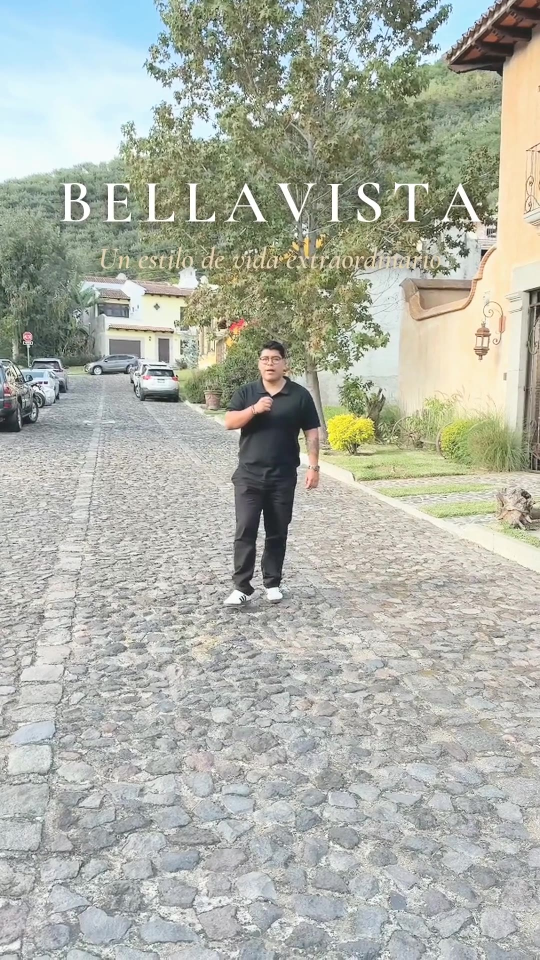
#> input picture bellavista/portada_titulo.jpg, 1080 x 1920 px, given in place of t3.png, which was not available (shown at 1/2 size); the run also reads 1 picture not shown here
$ python h10_adivina.py ../bellavista/portada_titulo.jpg
#> lines starting #> are read from the running program, lines starting #| are printed output that depends on the picture
### historias/lib.py
# Librería común para historias de 1 min (Espacio Inmobiliario).
# Video base con ffmpeg (segmentos + transiciones), capa gráfica animada con PIL/numpy,
# música original sintetizada, efectos de sonido diseñados y master a -14 LUFS.
import subprocess, os, json, wave, math
import numpy as np
from PIL import Image, ImageDraw, ImageFont, ImageFilter

HERE = os.path.dirname(os.path.abspath(__file__))
SRC = os.environ.get('SRC', '/root/.claude/uploads/3d0d90bc-b966-5be0-b31a-8b91dd6a401d/'
                     '6ca82455-2c2a92ea-abee-476f-824e-de8020fe3f65.mp4')
W, H, FPS = 1080, 1920, 30
BEIGE = (231, 211, 175); VINO = (102, 30, 26); WHITE = (255, 255, 255)
# Margen de seguridad para historias/reels: libre arriba (perfil), abajo (respuesta) y a la derecha.
SAFE_TOP, SAFE_BOT, SAFE_L, SAFE_R = 270, 1580, 80, 960
SYM = '/usr/share/fonts/truetype/dejavu/DejaVuSans.ttf'

def _f(name, size): return ImageFont.truetype(os.path.join(HERE, 'fonts', name), size)
cinzel = lambda s: _f('Cinzel-Regular.woff', s)
cinzelb = lambda s: _f('Cinzel-Bold.woff', s)
script = lambda s: _f('GreatVibes.woff', s)

def tw(t, f, tr=0):
    if not tr: return f.getlength(t)
    return sum(f.getlength(c) for c in t) + tr * (len(t) - 1)

def dtext(d, x, y, t, f, fill, tr=0, center=True):
    w = tw(t, f, tr); x = x - w / 2 if center else x
    if not tr: d.text((x, y), t, font=f, fill=fill); return w
    for c in t:
        d.text((x, y), c, font=f, fill=fill); x += f.getlength(c) + tr
    return w

def canvas(): return Image.new('RGBA', (W, H))

def shadowed(L, radius=8, alpha=170, dy=3):
    a = L.split()[3].point(lambda v: v * alpha // 255).filter(ImageFilter.GaussianBlur(radius))
    sh = Image.new('RGBA', L.size, (20, 8, 6, 255)); sh.putalpha(a)
    out = Image.new('RGBA', L.size); out.alpha_composite(sh, (0, dy)); out.alpha_composite(L)
    return out

def ease_out(x): x = min(1, max(0, x)); return 1 - (1 - x) ** 3
def ease_io(x): x = min(1, max(0, x)); return x * x * (3 - 2 * x)
def back_out(x):
    x = min(1, max(0, x)); c = 1.70158; return 1 + (c + 1) * (x - 1) ** 3 + c * (x - 1) ** 2

# ------------------------------------------------------------------ capas
class Layer:
    """Imagen RGBA estática animada en el tiempo: fundido, subida, desplazamiento, escala, barrido y máscara."""
    def __init__(self, img, t0, t1, fin=0.45, fout=0.35, rise=18, dx=0, scale0=1.0, sdur=None,
                 wipe=None, mask=None, ease=ease_out, pivot=None):
        bb = img.getbbox() or (0, 0, 1, 1); p = 2
        bb = (max(0, bb[0] - p), max(0, bb[1] - p), min(img.width, bb[2] + p), min(img.height, bb[3] + p))
        self.x, self.y = bb[0], bb[1]
        self.img = img.crop(bb)
        a = np.asarray(self.img).astype(np.float32) / 255.0
        self.rgb = a[..., :3]; self.a = a[..., 3:4]
        self.t0, self.t1, self.fin, self.fout = t0, t1, fin, fout
        self.rise, self.dx, self.scale0, self.ease = rise, dx, scale0, ease
        self.sdur = sdur if sdur is not None else max(fin * 1.4, 0.3)
        self.wipe = wipe          # (dur) barrido de izquierda a derecha
        self.mask = mask          # función(t, h, w) -> máscara 2D 0..1
        self.pivot = pivot

    # [35 lines left out: functions state, draw, not called in this run]

class FrameLayer:
    """Capa dinámica: función(t) -> (Image RGBA de W×H) o None. Para elementos que cambian cada cuadro."""
    def __init__(self, fn, t0, t1): self.fn, self.t0, self.t1 = fn, t0, t1
    # [23 lines left out: functions draw, blend, render_frame, not called in this run]

# ------------------------------------------------------------------ textos
def typewriter(lines, t0, t1, cps=22, shadow=(6, 200, 2), fout=0.4, rise=8):
    """Letras que aparecen una a una. lines = [(texto, fuente, color, y, tracking)]."""
    out = []; t = t0
    for txt, f, col, y, tr in lines:
        x = W / 2 - tw(txt, f, tr) / 2
        for c in txt:
            if c != ' ':
                L = canvas(); ImageDraw.Draw(L).text((x, y), c, font=f, fill=col)
                out.append(Layer(shadowed(L, *shadow), t, t1, fin=0.12, fout=fout, rise=rise, sdur=0.25))
            x += f.getlength(c) + tr; t += 1 / cps
        t += 0.12
    return out, t

def block(fn, shadow=(9, 190, 3)):
    L = canvas(); d = ImageDraw.Draw(L); fn(d); return shadowed(L, *shadow)

def pill_label(d, cx, y, text, f, fill, color, padx=34, h=64, tr=6):
    w = tw(text, f, tr) + 2 * padx; x0 = cx - w / 2
    d.rounded_rectangle((x0, y, x0 + w, y + h), radius=h / 2, fill=fill)
    bb = f.getbbox(text)
    dtext(d, cx, y + (h - (bb[3] + bb[1])) / 2, text, f, color, tr=tr)
    return w

# [17 lines left out: functions wrap, arrow_down, pin_icon, not called in this run]

# ------------------------------------------------------------------ tarjeta final
LOGO = Image.open(os.path.join(HERE, 'logo', 't3.png')).convert('RGBA').crop((51, 48, 450, 418))
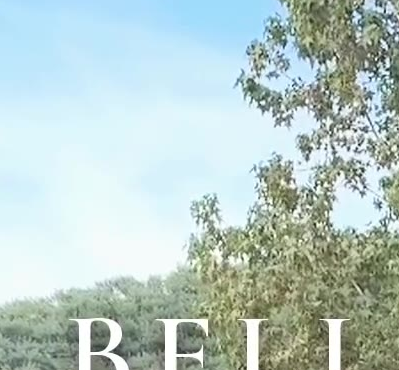
#> LOGO: PIL image 399x370 RGBA; mean R, G, B, A 182.1, 201.3, 197.5, 255
LOGO_W = 420

# [91 lines left out: functions endcard, wa_icon, tiktok, not called in this run]

# ------------------------------------------------------------------ video base
GRADE = 'eq=contrast=1.07:saturation=1.15:gamma=1.03,unsharp=5:5:0.55:5:5:0.0'

def seg(a, b, speed=1.0, **kw):
    d = dict(src=(a, b), speed=speed, dur=round((b - a) / speed * FPS) / FPS); d.update(kw); return d

def freeze(t, dur, **kw):
    d = dict(freeze=t, dur=dur); d.update(kw); return d

# [23 lines left out: function render_segments, not called in this run]

def timeline(segs):
    starts = []; cur = 0.0
    for k, s in enumerate(segs):
        xf = s.get('xf', (None, 0))[1] if k else 0
        st = cur - xf; starts.append(st); cur = st + s['dur']
    return starts, cur

# [30 lines left out: function assemble, not called in this run]

def still(t_src, path, blur=False):
    extra = ',gblur=sigma=26' if blur else ''
    subprocess.run(['ffmpeg', '-v', 'error', '-y', '-ss', f'{t_src:.3f}', '-i', SRC, '-frames:v', '1',
                    '-vf', f'scale={W}:{H}:flags=lanczos,{GRADE}{extra}', path], check=True)
    return Image.open(path).convert('RGBA')

def photo_card(img, w, radius=46, border=10):
    """Tarjeta de foto redondeada con borde blanco."""
    h = round(img.height * w / img.width)
    im = img.resize((w, h), Image.LANCZOS)
    m = Image.new('L', (w, h)); ImageDraw.Draw(m).rounded_rectangle((0, 0, w - 1, h - 1), radius=radius, fill=255)
    card = Image.new('RGBA', (w + 2 * border, h + 2 * border))
    ImageDraw.Draw(card).rounded_rectangle((0, 0, w + 2 * border - 1, h + 2 * border - 1), radius=radius + border, fill=WHITE)
    im.putalpha(m); card.alpha_composite(im, (border, border))
    return card

# ------------------------------------------------------------------ audio
SR = 48000
_rng = np.random.default_rng(5)

def mtof(m): return 440.0 * 2 ** ((m - 69) / 12)

def lp_fast(x, fc):
    X = np.fft.rfft(x); fr = np.fft.rfftfreq(len(x), 1 / SR); X *= 1 / (1 + (fr / fc) ** 4)
    return np.fft.irfft(X, len(x))

def hp_fast(x, fc):
    X = np.fft.rfft(x); fr = np.fft.rfftfreq(len(x), 1 / SR); X *= 1 / (1 + (fc / np.maximum(fr, 1)) ** 4)
    return np.fft.irfft(X, len(x))

# [26 lines left out: functions piano, pad, reverb, not called in this run]

class Mix:
    def __init__(self, total):
        self.N = int(total * SR) + SR; self.total = total
        self.mus = np.zeros((2, self.N)); self.fx = np.zeros((2, self.N))
    # [27 lines left out: functions put, follow_music, music_file, not called in this run]

CALM = [(38, [62, 66, 69, 74]), (33, [61, 64, 69, 73]), (35, [59, 62, 66, 71]), (31, [59, 62, 67, 71])]  # D A Bm G

# [17 lines left out: function music_calm, not called in this run]

POP = [(33, [57, 61, 64, 69]), (40, [56, 59, 64, 68]), (42, [57, 61, 66, 69]), (38, [57, 62, 66, 69])]  # A E F#m D

# [4 lines left out: function kick, not called in this run]

def hat(open_=False):
    n = int((0.25 if open_ else 0.06) * SR); t = np.arange(n) / SR
    return hp_fast(_rng.normal(0, 1, n), 7000) * np.exp(-t * (14 if open_ else 70)) * 0.25

# [57 lines left out: functions clap, pluck, music_pop, sfx_whoosh, sfx_pop, sfx_hit, not called in this run]

def sfx_ding(gain=0.22, m=88):
    return sum(np.sin(2 * np.pi * mtof(m) * r * np.arange(int(1.5 * SR)) / SR) * a * np.exp(-np.arange(int(1.5 * SR)) / SR * d)
               for r, a, d in ((1, 1, 3), (2.76, 0.4, 6), (5.4, 0.2, 9))) * gain

# [4 lines left out: function sfx_scribble, not called in this run]

def sfx_tick(gain=0.25):
    n = int(0.05 * SR); t = np.arange(n) / SR
    return (np.sin(2 * np.pi * 2400 * t) * 0.6 + hp_fast(_rng.normal(0, 1, n), 3000) * 0.4) * np.exp(-t * 120) * gain

# [10 lines left out: functions sfx_shutter, sfx_riser, not called in this run]

FX = {'whoosh': lambda: sfx_whoosh(), 'pop': lambda: sfx_pop(), 'logo': lambda: sfx_hit(0.3), 'hit': lambda: sfx_hit(),
      'ding': lambda: sfx_ding(), 'scribble': lambda: sfx_scribble(), 'tick': lambda: sfx_tick(),
      'shutter': lambda: sfx_shutter(), 'draw': lambda: sfx_whoosh(1.5, 250, 2500, 0.15), 'riser': lambda: sfx_riser()}
LEAD = {'whoosh': 0.49, 'draw': 0.2, 'riser': 1.5}

# [22 lines left out: functions save, master, not called in this run]

### historias/h10_adivina.py
# Historia 10 — "Adivina la calle" (interactiva: la imagen se congela y el público adivina).
import sys
from lib import *

FRZ = [79.5, 93.0, 111.5]
SEGS = [
    seg(0.0, 7.0, 1.0),
    seg(37.0, 45.0, 1.0, xf=('hblur', 0.4)),
    seg(72.0, FRZ[0], 1.3, xf=('zoomin', 0.4)),
    freeze(FRZ[0], 7.0, blur=True, xf=('fadewhite', 0.3)),
    seg(86.0, FRZ[1], 1.3, xf=('hblur', 0.4)),
    freeze(FRZ[1], 7.0, blur=True, xf=('fadewhite', 0.3)),
    seg(104.0, FRZ[2], 1.2, xf=('hblur', 0.4)),
    freeze(FRZ[2], 7.0, blur=True, xf=('fadewhite', 0.3)),
    seg(110.6, 114.9, 0.45, blur=True, xf=('fade', 0.8)),
]
ST, TOTAL = timeline(SEGS)
L = []; EV = []
for k in (1, 2, 4, 6, 8): EV.append(('whoosh', ST[k] + 0.2))

# ---- gancho
L.append(Layer(block(lambda d: dtext(d, W / 2, 700, '¿Qué tan bien', cinzel(72), WHITE, tr=3)), 0.3, ST[1] + 0.3, fin=0.4, rise=22))
#> in block, `L = canvas()`: L: PIL image 1080x1920 RGBA; every value is 0
#> in __init__, `bb = img.getbbox() or (0, 0, 1, 1)`: bb = (253, 692, 826, 806)
#> in __init__, `bb = (max(0, bb[0] - p), max(0, bb[1] - p), min(img.width, bb[2] + p),..`: bb = (251, 690, 828, 808)
#> in __init__, `self.x, self.y = bb[0], bb[1]`: self.x = 251; self.y = 690
EV.append(('pop', 0.3))
L.append(Layer(block(lambda d: dtext(d, W / 2, 790, 'conoces', script(130), BEIGE), (8, 210, 3)), 0.9, ST[1] + 0.3, wipe=0.7, fin=0.2, rise=0))
EV.append(('whoosh', 0.9))
L.append(Layer(block(lambda d: dtext(d, W / 2, 990, 'ANTIGUA?', cinzelb(150), WHITE, tr=6), (14, 210, 4)), 1.7, ST[1] + 0.3,
               fin=0.25, rise=0, scale0=1.5, sdur=0.45)); EV.append(('hit', 1.7))

# ---- reglas del juego
t = ST[1] + 0.4
L.append(Layer(block(lambda d: pill_label(d, W / 2, 640, 'JUEGO', cinzelb(40), VINO + (250,), WHITE, h=70, tr=10)), t, ST[2] + 0.2,
               fin=0.25, rise=0, scale0=0.4, sdur=0.4, ease=back_out)); EV.append(('pop', t))
#> call 4 of shadowed, with radius = 9, alpha = 190, dy = 3
#> in shadowed (call 4), `sh.putalpha(a)`:
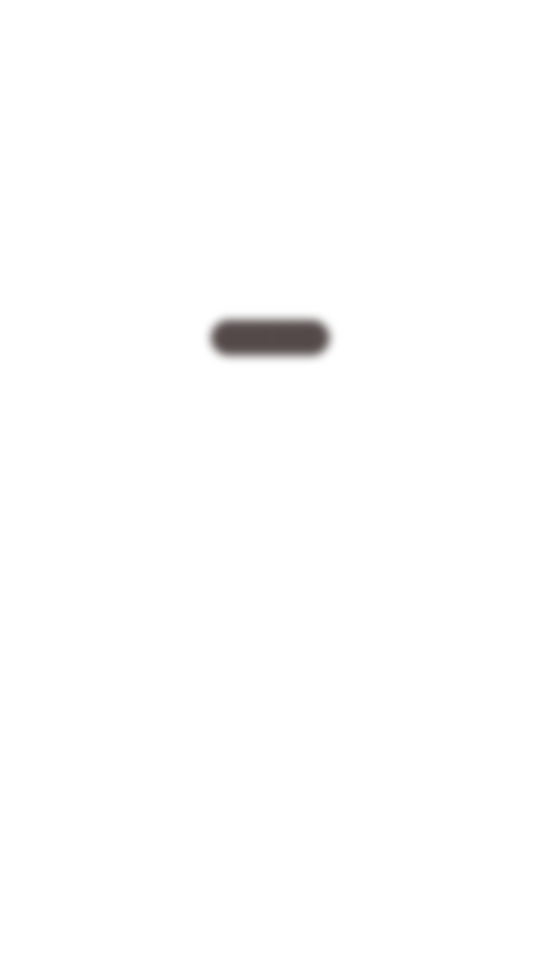
#> sh: PIL image 1080x1920 RGBA (shown at 1/2 size); mean R, G, B, A 20, 8, 6, 1.4; transparent parts drawn white
#> call 4 of __init__, with t0 = 7, t1 = 14.4, fin = 0.25, fout = 0.35, rise = 0, dx = 0, scale0 = 0.4, sdur = 0.4
#> in __init__ (call 4), `bb = img.getbbox() or (0, 0, 1, 1)`: bb = (399, 620, 682, 737)
#> in __init__ (call 4), `bb = (max(0, bb[0] - p), max(0, bb[1] - p), min(img.width, bb[2] + p),..`: bb = (397, 618, 684, 739)
#> in __init__ (call 4), `self.x, self.y = bb[0], bb[1]`: self.x = 397; self.y = 618
#> in __init__ (call 4), `self.a = a[..., 3:4]`:
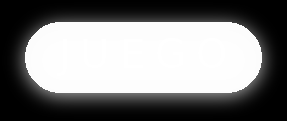
#> self.a: shape (121, 287, 1) float32; min 0, max 1, mean 0.494
L.append(Layer(block(lambda d: dtext(d, W / 2, 740, 'Adivina la calle', script(140), BEIGE), (8, 210, 3)), t + 0.5, ST[2] + 0.2, wipe=0.9, fin=0.2, rise=0))
#> in shadowed (call 5), `a = L.split()[3].point(lambda v: v * alpha // 255).filter(ImageFilter...`:
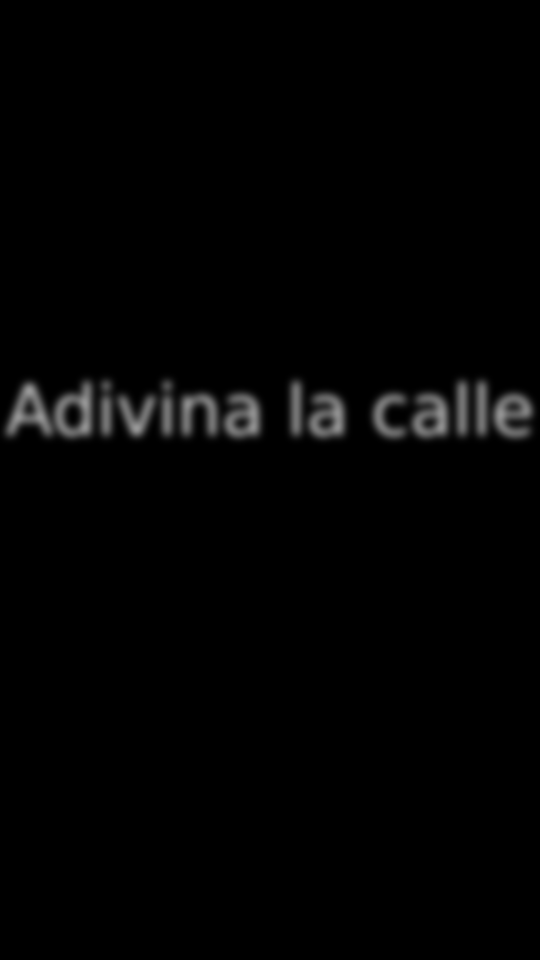
#> a: PIL image 1080x1920 L (shown at 1/2 size); min 0, max 153, mean 3
#> in shadowed (call 5), `out.alpha_composite(L)`:
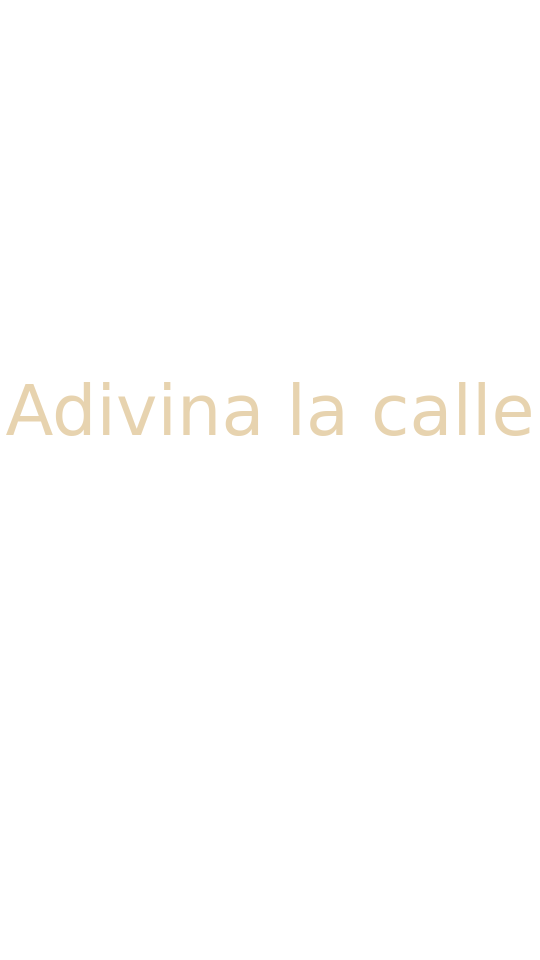
#> L: PIL image 1080x1920 RGBA (shown at 1/2 size); mean R, G, B, A 3.5, 3.2, 2.7, 3.6; transparent parts drawn white
#> in __init__ (call 5), `bb = img.getbbox() or (0, 0, 1, 1)`: bb = (0, 748, 1080, 895)
#> in __init__ (call 5), `bb = (max(0, bb[0] - p), max(0, bb[1] - p), min(img.width, bb[2] + p),..`: bb = (0, 746, 1080, 897)
#> in __init__ (call 5), `self.x, self.y = bb[0], bb[1]`: self.x = 0; self.y = 746
#> in __init__ (call 5), `self.img = img.crop(bb)`:
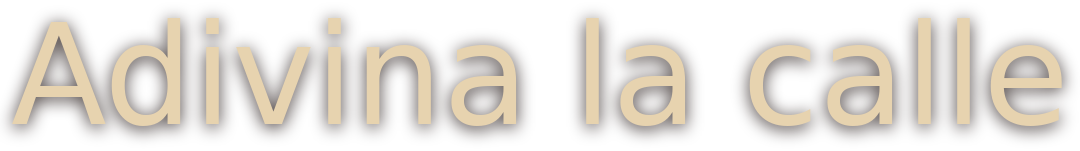
#> self.img: PIL image 1080x151 RGBA; mean R, G, B, A 53.8, 43.5, 35.7, 65.3; transparent parts drawn white
#> in __init__ (call 5), `self.rgb = a[..., :3]`:
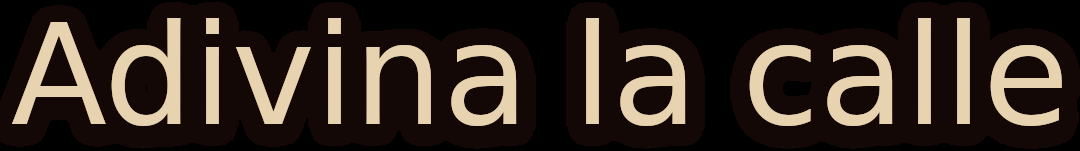
#> self.rgb: shape (151, 1080, 3) float32; mean R, G, B 0.211, 0.171, 0.14
EV.append(('whoosh', t + 0.5))
ls, te = typewriter([('Congelo la imagen…', cinzel(56), WHITE, 940, 2), ('y tú me dices dónde es.', cinzel(56), WHITE, 1020, 2)],
                    t + 1.8, ST[2] + 0.2, cps=24); L += ls
#> the loop in typewriter, `for txt, f, col, y, tr in lines:` made 2 passes
L.append(Layer(block(lambda d: dtext(d, W / 2, 1130, '¡RESPÓNDEME POR MENSAJE!', cinzelb(40), BEIGE, tr=4)), te + 0.3, ST[2] + 0.2, fin=0.3, rise=14))
EV.append(('pop', te + 0.3))

# ---- rondas
CARD_W = 740
def ronda(n, k, src):
    t0, t1 = ST[k], ST[k + 1] + 0.3
    im = still(src, f'work/h10_still{n}.png').crop((0, 110, W, 1060))
    card = photo_card(im, CARD_W, radius=44, border=10)
    cy0 = 390; cx0 = (W - card.width) // 2
    C = canvas(); C.alpha_composite(card, (cx0, cy0))
    L.append(Layer(shadowed(C, 24, 160, 10), t0 + 0.1, t1, fin=0.25, fout=0.3, rise=0, scale0=1.25, sdur=0.6))
    EV.append(('shutter', t0 + 0.05))
    L.append(Layer(block(lambda d: pill_label(d, W / 2, 300, f'CALLE #{n}', cinzelb(40), VINO + (250,), WHITE, h=70, tr=10)),
                   t0 + 0.6, t1, fin=0.25, fout=0.3, rise=0, scale0=0.4, sdur=0.4, ease=back_out)); EV.append(('pop', t0 + 0.6))
    ybot = cy0 + card.height
    L.append(Layer(block(lambda d: dtext(d, W / 2, ybot + 80, '¿SABES DÓNDE ES?', cinzelb(58), WHITE, tr=4)),
                   t0 + 1.0, t1, fin=0.3, fout=0.3, rise=18)); EV.append(('whoosh', t0 + 1.0))
    # cuenta regresiva 5..1 con anillo
    tc = t0 + 1.4; R = 52; cy = ybot - 4
    def cd(t, tc=tc, cy=cy):
        p = t - tc
        if p < 0 or p >= 5.4: return None
        k = min(1, p / 0.25) * (1 - max(0, (p - 5.1) / 0.3))
        L_ = canvas(); d = ImageDraw.Draw(L_)
        d.ellipse((W / 2 - R, cy - R, W / 2 + R, cy + R), fill=VINO + (int(245 * k),))
        frac = min(1, p / 5)
        d.arc((W / 2 - R + 6, cy - R + 6, W / 2 + R - 6, cy + R - 6), -90, -90 + 360 * (1 - frac), fill=BEIGE + (int(255 * k),), width=7)
        num = str(max(1, 5 - int(p))); f = cinzelb(56)
        bb = f.getbbox(num)
        pop = 1 + 0.25 * max(0, 1 - (p % 1) / 0.2)
        if pop > 1.01:
            f = cinzelb(int(56 * pop)); bb = f.getbbox(num)
        d.text((W / 2 - (bb[0] + bb[2]) / 2, cy - (bb[1] + bb[3]) / 2), num, font=f, fill=WHITE + (int(255 * k),))
        return L_
    L.append(FrameLayer(cd, tc, tc + 5.4))
    for s in range(5): EV.append(('tick', tc + s))
    EV.append(('ding', tc + 5.0))

for n, k in enumerate((3, 5, 7), start=1):
    ronda(n, k, FRZ[n - 1])
#> (the run stopped early here; a loop or call above may not have finished)
